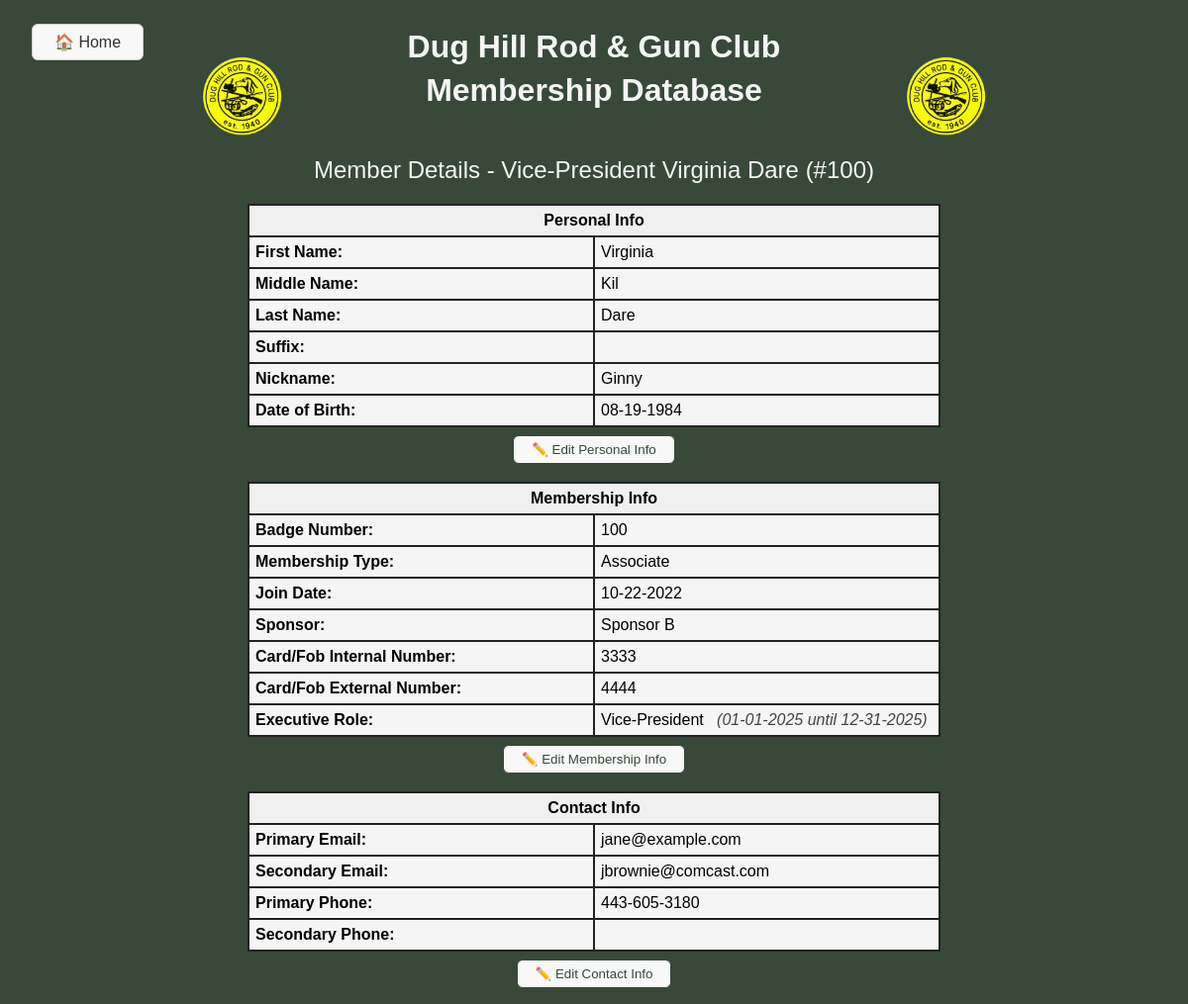
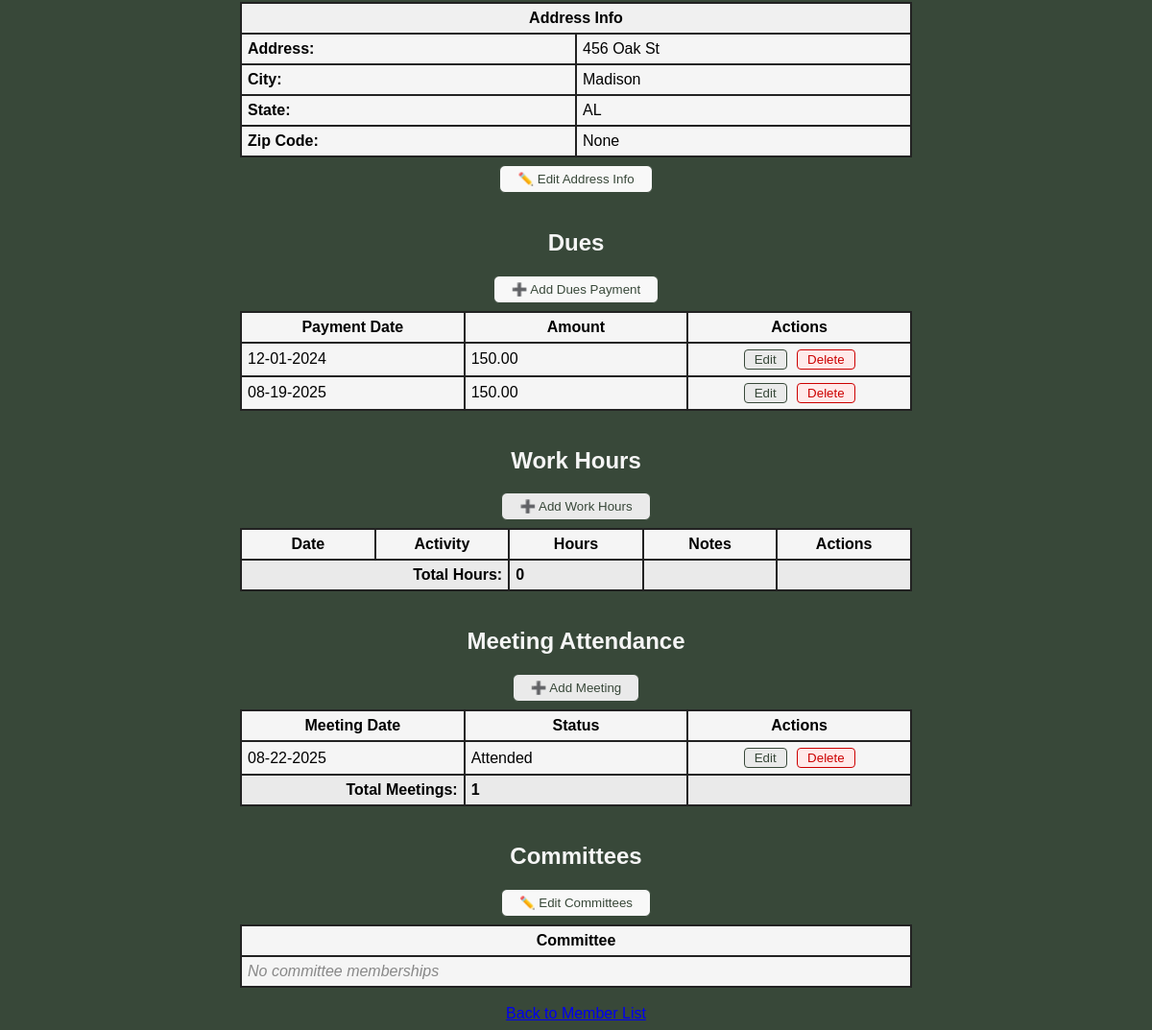
Page /member/2 on the earlier database version (2 pictures, top to bottom).
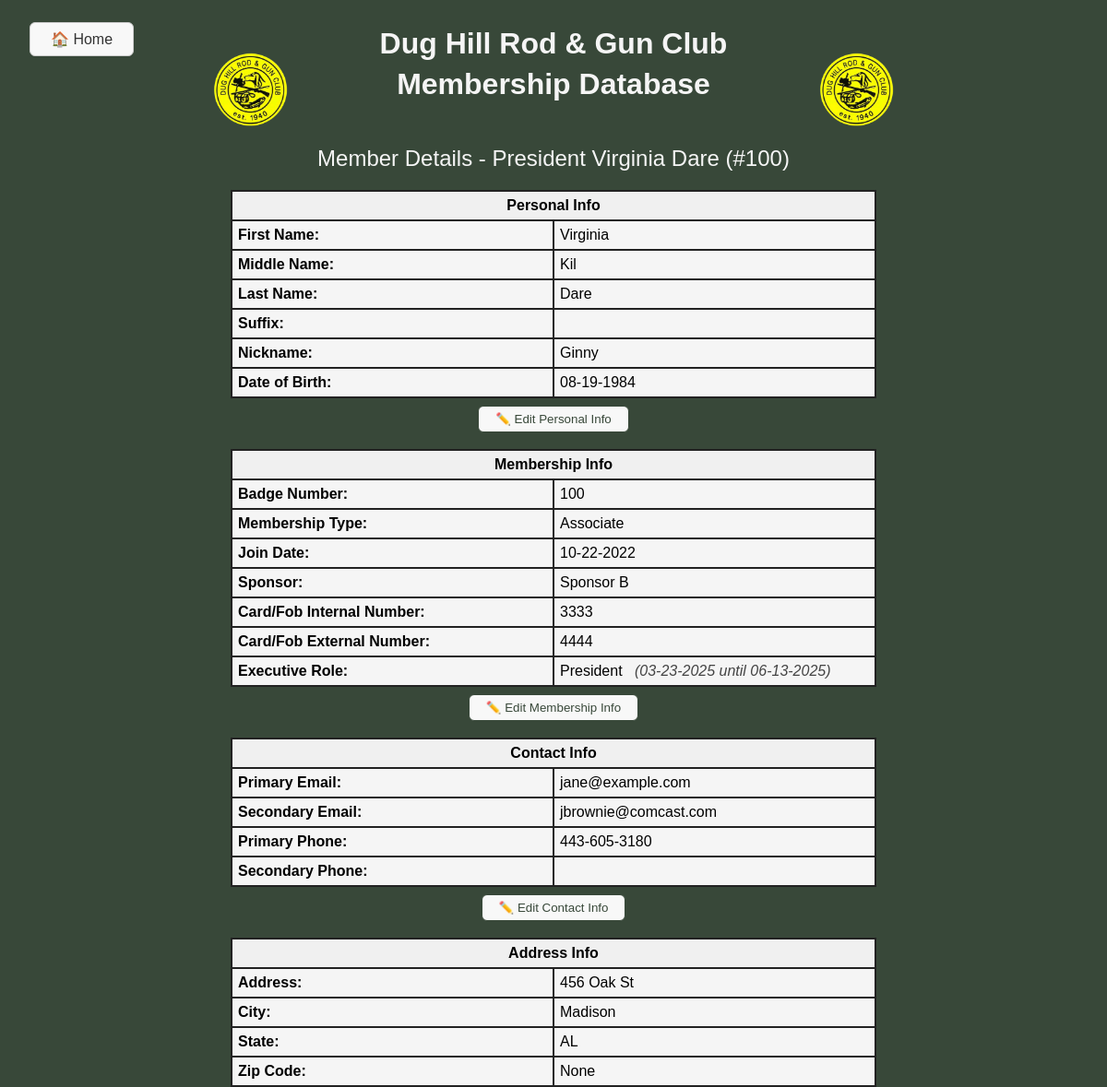
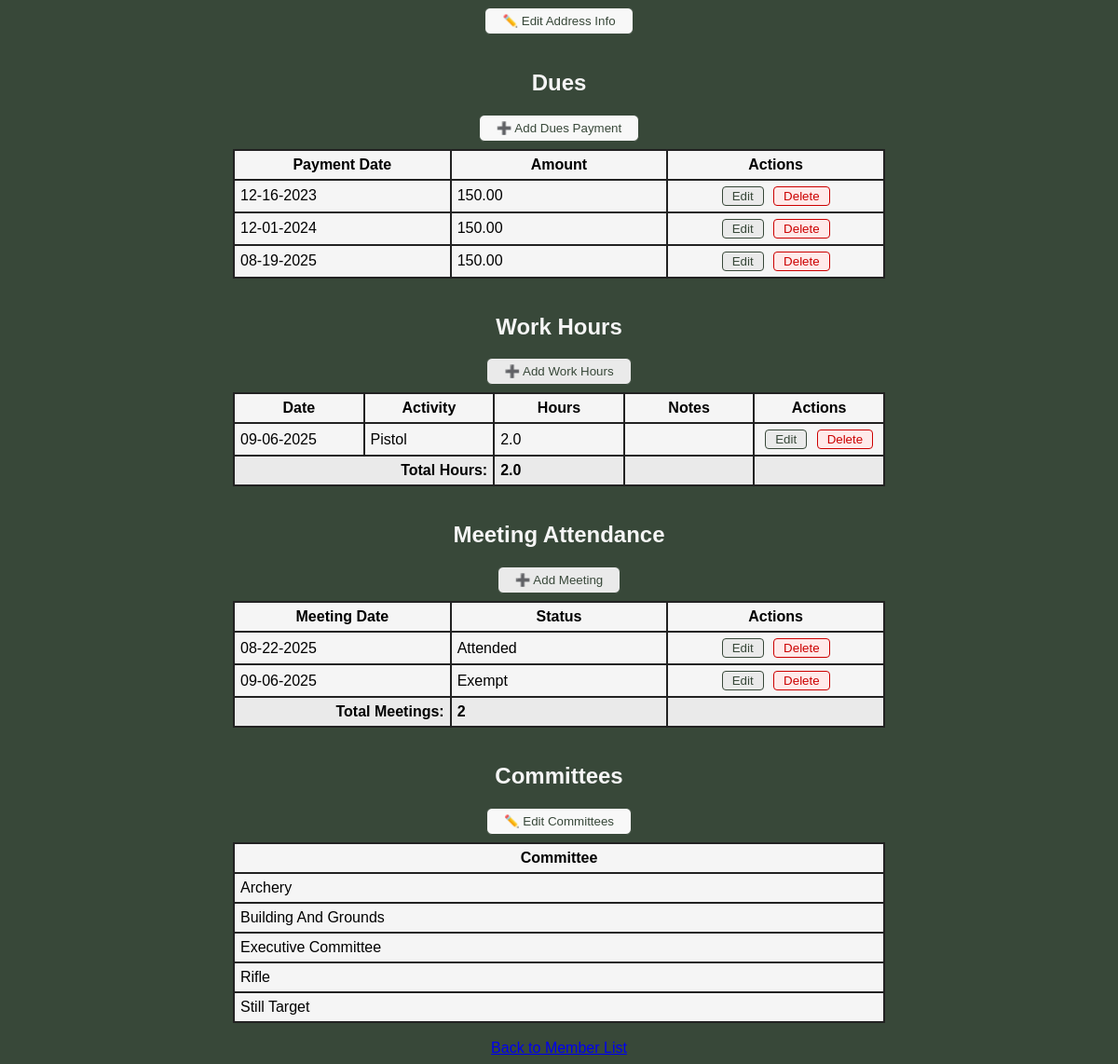
Same page on the later database version (2 pictures, top to bottom).
### tables this page shows
CREATE TABLE roles (
    id INTEGER PRIMARY KEY AUTOINCREMENT,
    member_id INTEGER NOT NULL,
    position TEXT NOT NULL,        -- president, vice-president, treasurer, secretary, trustee
    term_start DATE,               -- start date of term
    term_end DATE,                 -- end date of term
    FOREIGN KEY(member_id) REFERENCES members(id)
);

CREATE TABLE "dues" (
            id INTEGER PRIMARY KEY AUTOINCREMENT,
            member_id INTEGER,
            payment_date TEXT,
            year TEXT DEFAULT (strftime('%Y','now')),
            amount REAL,
            method TEXT,
            notes TEXT,
            FOREIGN KEY (member_id) REFERENCES members(id) ON DELETE CASCADE
        );

CREATE TABLE meeting_attendance (
            id INTEGER PRIMARY KEY AUTOINCREMENT,
            member_id INTEGER NOT NULL,
            meeting_date TEXT NOT NULL,
            status INTEGER NOT NULL DEFAULT 1,
            notes TEXT,
            FOREIGN KEY (member_id) REFERENCES members(id) ON DELETE CASCADE
        );

CREATE TABLE work_hours (
            id INTEGER PRIMARY KEY,
            member_id INTEGER,
            date TEXT,
            activity TEXT,  -- Renamed column from 'work_type' to 'activity'
            hours REAL,
            notes TEXT
        );

### DH_DB_Webapp/app.py (the view)
@app.route('/member/<int:member_id>')
def member_details(member_id):
    member = database.get_member_by_id(member_id)
    if not member:
        return "Member not found", 404
    member = dict(member) if member else None
    dues = database.get_dues_by_member(member_id)
    work_hours = database.get_work_hours_by_member(member_id)
    total_work_hours = sum(wh['hours'] for wh in work_hours)
    attendance = database.get_meeting_attendance(member_id)
    position = database.get_member_position(member_id)
    committees = database.get_member_committees(member_id)
    total_meetings = sum(1 for att in attendance if att['status'] in ['Attended', 'Exempt'])
    exclude_keys = {'member id', 'committee id', 'member_id', 'committee_id', 'notes'}
    committee_names = [k for k in committees.keys() if k.lower().replace('_', ' ') not in exclude_keys] if committees else []
    committee_display_names = {k: ' '.join(word.capitalize() for word in k.replace('_', ' ').split()) for k in committee_names}
    return render_template(
        'member_details.html',
        member=member,
        dues=dues,
        work_hours=work_hours,
        total_work_hours=total_work_hours,
        attendance=attendance,
        position=position,
        committees=committees,
        committee_names=committee_names,
        committee_display_names=committee_display_names,
        total_meetings=total_meetings
    )

### DH_DB_Webapp/app.py (called while the page is built)
def format_mmddyyyy(value):
    if not value:
        return ''
    try:
        from datetime import datetime
        dt = datetime.strptime(value, '%Y-%m-%d')
        return dt.strftime('%m-%d-%Y')
    except Exception:
        return value

### DH_DB_Webapp/database.py (called while the page is built)
def get_connection():
	conn = sqlite3.connect(DB_NAME)
	conn.row_factory = sqlite3.Row
	return conn

def get_member_by_id(member_id):
	conn = get_connection()
	c = conn.cursor()
	c.execute("SELECT * FROM members WHERE id=?", (member_id,))
	row = c.fetchone()
	conn.close()
	return row

def get_dues_by_member(member_id):
	conn = get_connection()
	c = conn.cursor()
	c.execute("SELECT * FROM dues WHERE member_id=? ORDER BY payment_date ASC", (member_id,))
	rows = c.fetchall()
	conn.close()
	return rows

def get_work_hours_by_member(member_id):
	conn = get_connection()
	c = conn.cursor()
	c.execute("SELECT * FROM work_hours WHERE member_id=? ORDER BY date ASC", (member_id,))
	rows = c.fetchall()
	conn.close()
	return rows

def get_meeting_attendance(member_id):
	conn = get_connection()
	c = conn.cursor()
	c.execute("SELECT * FROM meeting_attendance WHERE member_id=? ORDER BY meeting_date ASC", (member_id,))
	rows = c.fetchall()
	conn.close()
	return rows

### DH_DB_Webapp/templates/member_details.html (shortened to what the changed rows need)
<!DOCTYPE html>
<html>
<head>
</head>
<body style="background-color:#384839; font-family:Arial, Helvetica, sans-serif;">
	<div style="display:flex; flex-direction:column; align-items:center;">
		<div style="display:flex; flex-direction:row; align-items:center; justify-content:center; margin-bottom:20px; width:100%;">
			<div style="text-align:center;">
				<h1 style="margin-bottom:0.2em; color:#f5f5f5;">Dug Hill Rod & Gun Club</h1>
				<h1 style="margin-top:0.2em; color:#f5f5f5;">Membership Database</h1>
				<h2 style="margin-top:2em; margin-bottom:0em; color:#f5f5f5; font-weight:normal;">
					Member Details -
					{% if position and position['position'] %}
						{{ position['position'] }}
					{% endif %}
					{{ member['first_name'] }} {{ member['last_name'] }}
					{% if member['badge_number'] %}
						(#{{ member['badge_number'] }})
					{% endif %}
				</h2>
			</div>
		</div>
	<table border="1" cellpadding="6" cellspacing="0" style="margin:auto; width:100%; max-width:700px; table-layout:fixed; background-color:#f5f5f5; border-collapse:collapse; border:2px solid #222;">
			<tr><th colspan="2" style="background:#f0f0f0; border:2px solid #222;">Personal Info</th></tr>
		</table>
		<br>
	<table border="1" cellpadding="6" cellspacing="0" style="margin:auto; width:100%; max-width:700px; table-layout:fixed; background-color:#f5f5f5; border-collapse:collapse; border:2px solid #222;">
		<tr><th colspan="2" style="background:#f0f0f0; border:2px solid #222;">Membership Info</th></tr>
		<tr>
			<td style="border:2px solid #222;"><b>Executive Role:</b></td>
			<td style="border:2px solid #222;">
				{{ position['position'] if position else '' }}
				{% if position and (position['term_start'] or position['term_end']) %}
					<span style="font-style:italic; color:#444;">&nbsp;
						{% if position['term_start'] and position['term_end'] %}
							({{ position['term_start']|format_mmddyyyy }} until {{ position['term_end']|format_mmddyyyy }})
						{% elif position['term_start'] %}
							({{ position['term_start']|format_mmddyyyy }})
						{% elif position['term_end'] %}
							(until {{ position['term_end']|format_mmddyyyy }})
						{% endif %}
					</span>
				{% endif %}
			</td>
		</tr>
	</table>
	<br>
	<table border="1" cellpadding="6" cellspacing="0" style="margin:auto; width:100%; max-width:700px; table-layout:fixed; background-color:#f5f5f5; border-collapse:collapse; border:2px solid #222;">
			<tr><th colspan="2" style="background:#f0f0f0; border:2px solid #222;">Contact Info</th></tr>
		</table>
		<br>
	<table border="1" cellpadding="6" cellspacing="0" style="margin:auto; width:100%; max-width:700px; table-layout:fixed; background-color:#f5f5f5; border-collapse:collapse; border:2px solid #222;">
			<tr><th colspan="2" style="background:#f0f0f0; border:2px solid #222;">Address Info</th></tr>
		</table>
		<br>
	<h2 style="color:#f5f5f5;">Dues</h2>
		<table border="1" cellpadding="6" cellspacing="0" style="margin:auto; width:100%; max-width:700px; table-layout:fixed; background-color:#f5f5f5; border-collapse:collapse; border:2px solid #222;">
			<tr><th style="border:2px solid #222;">Payment Date</th><th style="border:2px solid #222;">Amount</th><th style="border:2px solid #222;">Actions</th></tr>
			{% for due in dues %}
			<tr>
				<td style="border:2px solid #222;">{{ due['payment_date']|format_mmddyyyy }}</td>
				<td style="border:2px solid #222;">{{ '%.2f'|format(due['amount']) }}</td>
				<td style="text-align:center; background-color:#f5f5f5; border:2px solid #222;">
					<button onclick="editDue({{ due['id'] }})" style="padding:2px 10px; margin-right:6px; border-radius:4px; border:1px solid #384839; background:#eaeaea; color:#384839; cursor:pointer;">Edit</button>
					<button onclick="deleteDue({{ due['id'] }})" style="padding:2px 10px; border-radius:4px; border:1px solid #c00; background:#ffeaea; color:#c00; cursor:pointer;">Delete</button>
				</td>
			</tr>
			{% endfor %}
		</table>
		<br>
	<h2 id="work-hours" style="color:#f5f5f5;">Work Hours</h2>
		<table border="1" cellpadding="6" cellspacing="0" style="margin:auto; width:100%; max-width:700px; table-layout:fixed; background-color:#f5f5f5; border-collapse:collapse; border:2px solid #222;">
			<tr>
				<th style="border:2px solid #222;">Date</th>
				<th style="border:2px solid #222;">Activity</th>
				<th style="border:2px solid #222;">Hours</th>
				<th style="border:2px solid #222;">Notes</th>
				<th style="border:2px solid #222;">Actions</th>
			</tr>
			{% for wh in work_hours %}
			<tr>
				<td style="border:2px solid #222;">{{ wh['date']|format_mmddyyyy }}</td>
				<td style="border:2px solid #222;">{{ wh['activity'] }}</td>
				<td style="border:2px solid #222;">{{ wh['hours'] }}</td>
				<td style="border:2px solid #222;">{{ wh['notes'] }}</td>
				<td style="text-align:center; background-color:#f5f5f5; border:2px solid #222;">
					<button onclick="editWorkHours({{ wh['id'] }})" style="padding:2px 10px; margin-right:6px; border-radius:4px; border:1px solid #384839; background:#eaeaea; color:#384839; cursor:pointer;">Edit</button>
					<button onclick="deleteWorkHours({{ wh['id'] }})" style="padding:2px 10px; border-radius:4px; border:1px solid #c00; background:#ffeaea; color:#c00; cursor:pointer;">Delete</button>
				</td>
			</tr>
			{% endfor %}
			<tr style="background:#eaeaea; font-weight:bold;">
				<td colspan="2" style="text-align:right; border:2px solid #222;">Total Hours:</td>
				<td style="border:2px solid #222;">{{ total_work_hours }}</td>
				<td style="border:2px solid #222;"></td>
				<td style="border:2px solid #222;"></td>
			</tr>
		</table>
		<br>
	<h2 style="color:#f5f5f5;">Meeting Attendance</h2>
	<table border="1" cellpadding="6" cellspacing="0" style="margin:auto; width:100%; max-width:700px; table-layout:fixed; background-color:#f5f5f5; border-collapse:collapse; border:2px solid #222;">
		<tr>
			<th style="border:2px solid #222;">Meeting Date</th>
			<th style="border:2px solid #222;">Status</th>
			<th style="border:2px solid #222;">Actions</th>
		</tr>
		{% for att in attendance %}
		<tr>
			<td style="border:2px solid #222;">{{ att['meeting_date']|format_mmddyyyy }}</td>
			<td style="border:2px solid #222;">{{ att['status'] }}</td>
			<td style="text-align:center; background-color:#f5f5f5; border:2px solid #222;">
				<button onclick="editMeeting({{ att['id'] }})" style="padding:2px 10px; margin-right:6px; border-radius:4px; border:1px solid #384839; background:#eaeaea; color:#384839; cursor:pointer;">Edit</button>
				<button onclick="deleteMeeting({{ att['id'] }})" style="padding:2px 10px; border-radius:4px; border:1px solid #c00; background:#ffeaea; color:#c00; cursor:pointer;">Delete</button>
			</td>
		</tr>
		{% endfor %}
		<tr style="background:#eaeaea; font-weight:bold;">
			<td style="text-align:right; border:2px solid #222;">Total Meetings:</td>
			<td style="border:2px solid #222;">{{ total_meetings }}</td>
			<td style="border:2px solid #222;"></td>
		</tr>
	</table>
		<br>
		<h2 style="color:#f5f5f5;">Committees</h2>
		<table border="1" cellpadding="6" cellspacing="0" style="margin:auto; width:100%; max-width:700px; table-layout:fixed; background-color:#f5f5f5; border-collapse:collapse; border:2px solid #222;">
			<tr><th style="border:2px solid #222;">Committee</th></tr>
			{% set committee_rows = [] %}
			{% if committee_rows|length > 0 %}
				{{ committee_rows|join('\n')|safe }}
			{% else %}
				<tr><td style="border:2px solid #222; color:#888; font-style:italic;">No committee memberships</td></tr>
			{% endif %}
		</table>
		<br>
	</div>

Differences in the rows shown:
changed roles: position "Vice-President" → "President"; term_start "01-01-2025" → "03-23-2025"; term_end "12-31-2025" → "06-13-2025"
added dues: payment_date "12-16-2023", amount "150.00"
added work_hours: date "09-06-2025", activity "Pistol", hours "2.0"
added meeting_attendance: meeting_date "09-06-2025", status "Exempt"
Other differences:
{{ total_work_hours }}: "0" → "2.0"
{{ total_meetings }}: "1" → "2"
{{ committee_rows|join('\n')|safe }}: (not shown) → "Archery Building And Grounds Executive Committee Rifle Still Target"
text no longer shown: "No committee memberships"
